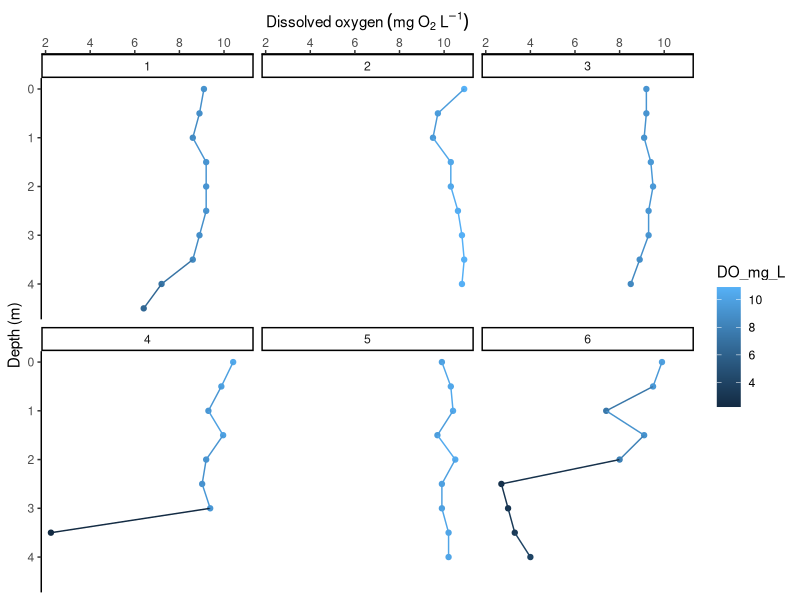
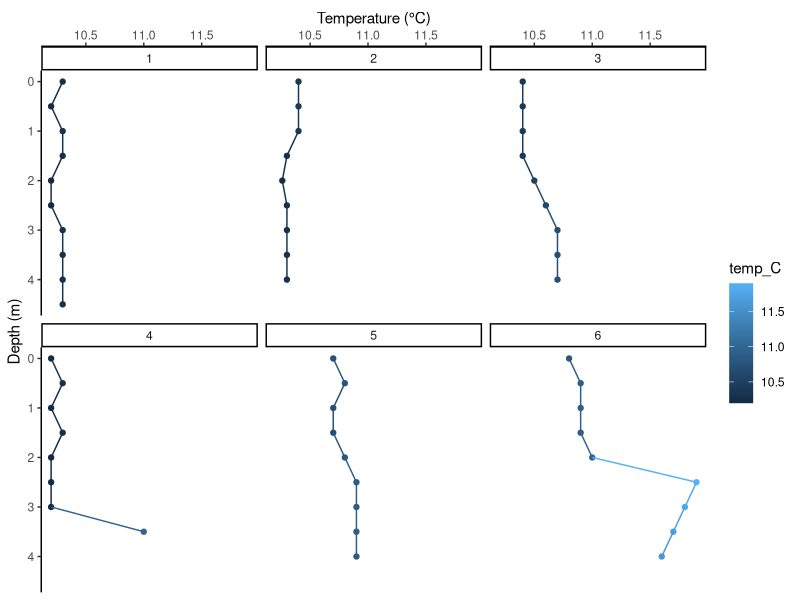
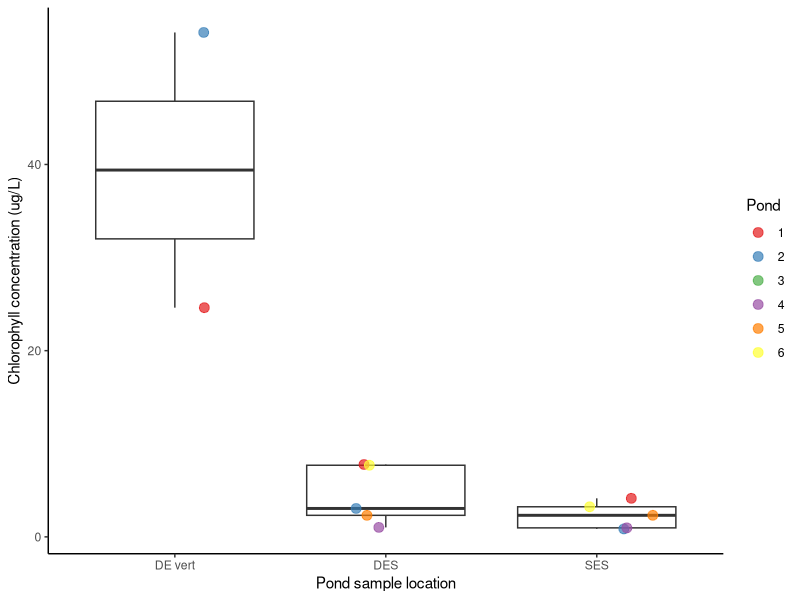
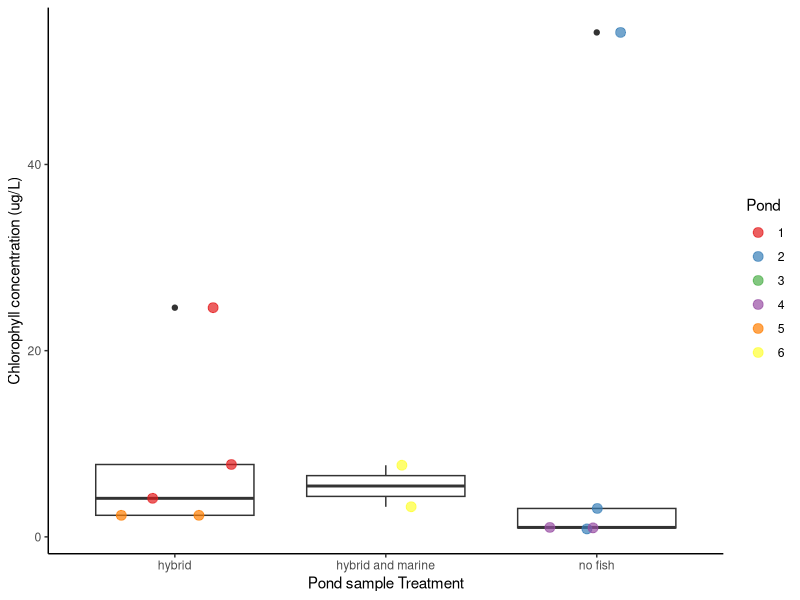
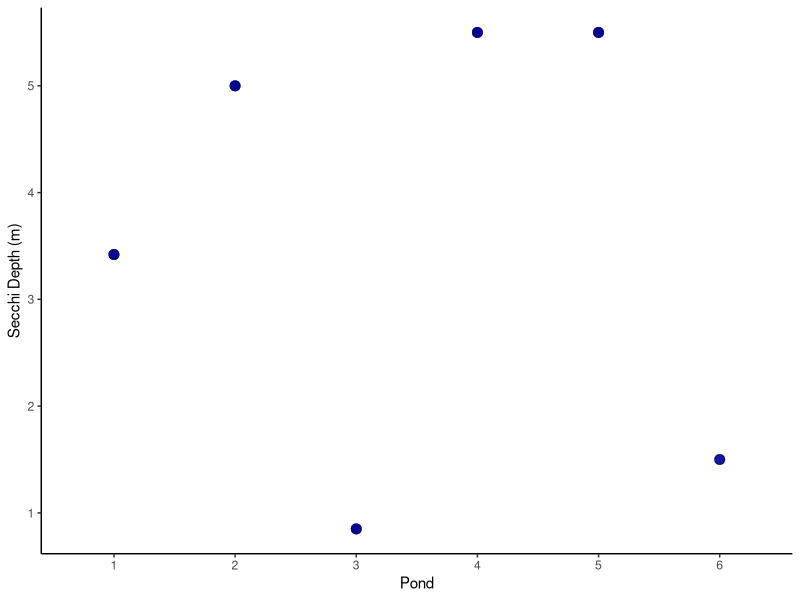
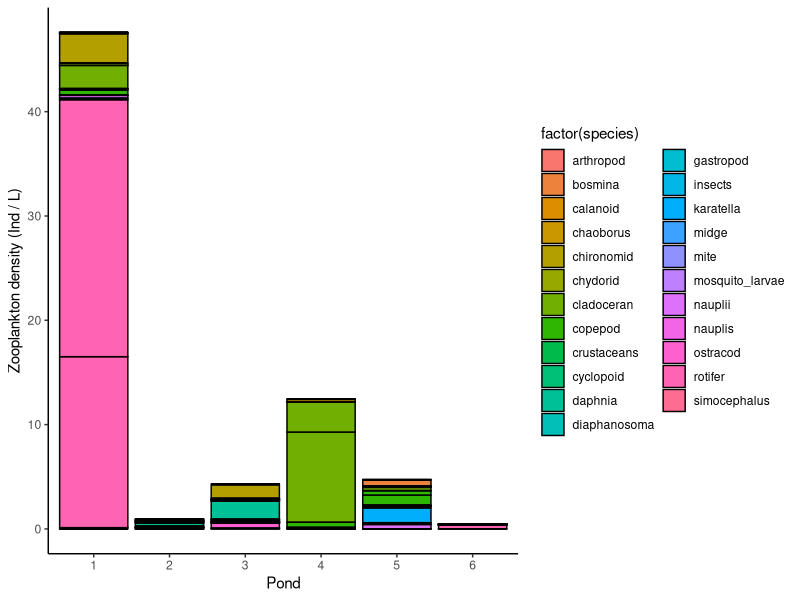
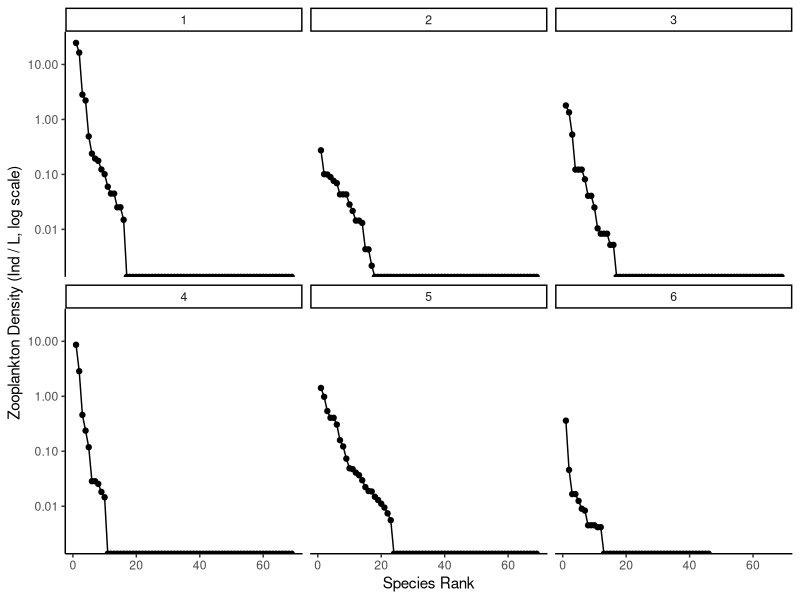
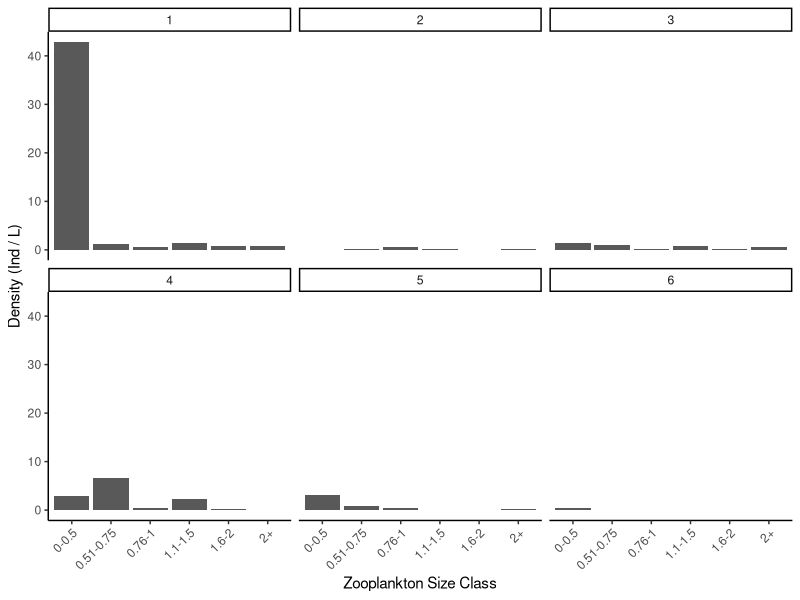

Generate these figures, in order, with R: (Note: this script raises an error after producing the figures.)
## ---- chunk 1
# load packages
#install.packages("vegan")
library(tidyverse)
library(ggplot2)
library(dplyr)
library(vegan)
## ---- chunk 2
# Set working directory
#setwd("~/Documents/BIOL402") <-- possibly different file path on your computer
## ---- chunk 3
profile_data <- read.csv("../data/402_Ponds_YSI_2025.csv") 
water_quality <- read.csv("../data/402_Ponds_water_quality_2025.csv")
zoop_size <- read.csv("../data/BIOL402_zoop_sizes.csv")
zoop_class <- read.csv("../data/BIOL402_zoop_class.csv") 
## ---- chunk 4
colnames(profile_data)
## ---- chunk 5
colnames(water_quality)
## ---- chunk 6
colnames(zoop_size)
## ---- chunk 7
colnames(zoop_class)
## ---- chunk 8
dissolved_o2_plot <- profile_data %>%
  ggplot(aes( x = depth_m, y = DO_mg_L,color=DO_mg_L)) +
  theme_classic() +
  geom_point() + 
  geom_line() +
  xlab("Depth (m)")+  ylab(expression(Dissolved~oxygen~(mg~O[2]~L^-1)))+ 
  scale_y_continuous(position = "right") +
  scale_x_reverse() + 
  coord_flip() + 
  facet_wrap(~pond)
dissolved_o2_plot
ggsave("Oxygen.jpg", dissolved_o2_plot)
## ---- chunk 9
temperature_profile <- profile_data %>%
  ggplot(aes( x = depth_m, y = temp_C,color= temp_C)) +
  theme_classic() +
  geom_point() + 
  geom_line() +
  labs(x = "Depth (m)",  y = "Temperature (°C)")+
  scale_y_continuous(position = "right") +
  scale_x_reverse() + 
  coord_flip() + 
  facet_wrap(~pond)

temperature_profile
## ---- chunk 10
water_quality_plot_bylocation <- water_quality %>%
  ggplot(aes(x = location, 
             y = chla.ug_L.sample.water)) + 
  geom_boxplot() + 
  geom_jitter(aes(color = factor(pond)),
              width = 0.3, size = 3, alpha = 0.7) +
  scale_color_brewer(palette = "Set1") + 
  theme_classic() + 
  xlab("Pond sample location") + 
  ylab("Chlorophyll concentration (ug/L)") +
  labs(color = "Pond")

water_quality_plot_bylocation



## ---- chunk 11
water_quality_plot_bytreatment <- water_quality %>%
  ggplot(aes(x = treatment, 
             y = chla.ug_L.sample.water)) + 
  geom_boxplot() + 
  geom_jitter(aes(color = factor(pond)),
              width = 0.3, size = 3, alpha = 0.7) +
  scale_color_brewer(palette = "Set1") + 
  theme_classic() + 
  xlab("Pond sample Treatment") + 
  ylab("Chlorophyll concentration (ug/L)") +
  labs(color = "Pond")

water_quality_plot_bytreatment

## ---- chunk 12
ggplot(water_quality, aes(x = factor(pond), y = secchi_depth_M)) +
  geom_point(size = 3, color = "darkblue", alpha = 0.7) +
  theme_classic() +
  xlab("Pond") +
  ylab("Secchi Depth (m)")


## ---- chunk 13

zoop_class_long <- zoop_class %>%
  pivot_longer(
    cols = copepod:mite,  # Specify the columns to pivot
    names_to = "species",            # New column for species names
    values_to = "count"              # New column for counts
  )

# View the reshaped dataframe
print(zoop_class_long)


## ---- chunk 14
zoop_class2 <- zoop_class_long %>%
  mutate(
    density_count_per_L = (count / processed_sample_mL) *
              total_sample_mL / tow_volume_L
  )

print(zoop_class2)
colnames(zoop_class2)

## ---- chunk 15
zoop_class_plot <- zoop_class2 %>%
  ggplot(aes(x = factor(pond),
             y = density_count_per_L,
             fill = factor(species))) +
  geom_bar(stat = "identity", color = "black") +
  theme_classic() +
  ylab("Zooplankton density (Ind / L)") +
  xlab("Pond")

zoop_class_plot

## ---- chunk 16
rank_df <- zoop_class2 %>%
  group_by(pond) %>%
  arrange(pond, desc(density_count_per_L)) %>%
  mutate(rank = row_number()) %>%
  ungroup()

ggplot(rank_df, aes(x = rank, y = density_count_per_L)) +
  geom_line() +
  geom_point() +
  scale_y_log10() +
  theme_classic() +
  labs(x = "Species Rank",
       y = "Zooplankton Density (Ind / L, log scale)") +
  facet_wrap(~ pond)

## ---- chunk 17
zoop_size_long <- zoop_size %>%
  pivot_longer(
    cols = starts_with("X"),          
    names_to = "size_class",
    values_to = "count"
  ) %>%
  mutate(size_class = case_when(
    size_class == "X.0.5"       ~ "0-0.5",
    size_class == "X0.51.0.75"  ~ "0.51-0.75",
    size_class == "X0.76.1"     ~ "0.76-1",
    size_class == "X1.1.1.5"    ~ "1.1-1.5",
    size_class == "X1.6.2"      ~ "1.6-2",
    size_class == "X.2.1"       ~ "2+",
    TRUE ~ size_class
  )) %>%
  
  mutate(size_class = factor(size_class, levels = c("0-0.5","0.51-0.75","0.76-1","1.1-1.5","1.6-2","2+"))) %>%
  
  mutate(density_count_per_L = (count / processed_sample_mL) * total_sample_mL / tow_volume_L)

print(zoop_size_long)
## ---- chunk 18

ggplot(zoop_size_long, aes(x = size_class, y = density_count_per_L)) +
  geom_bar(stat = "identity") +
  facet_wrap(~ pond) +
  theme_classic() +
  labs(x = "Zooplankton Size Class",
       y = "Density (Ind / L)",
       fill = "Size Class") +
  theme(axis.text.x = element_text(angle = 45, hjust = 1))


## ---- chunk 19
#COPIED FROM 2024 CLASS, WILL NEED WORK TO ADOPT FOR OUR DATA

# Now we can do some diversity analyses and plots using the "vegan" package in R


# To make the dataframe easier to work with, we can set the first column (pond_id) to be the name for each row and get rid of the column itself.
zoops2<-as.data.frame(zoops2)
rownames(zoops2) <- zoops2$pond_ID #making the first column of zoops2 ()

zoops_cleaned <- zoops_long %>%
  select(-tow_diameter_m, -tow_length_m, -NOTES) %>%  # Remove unnecessary columns
  filter(count > 0) %>%  # Optionally filter out counts that are zero
  pivot_wider(names_from = species, values_from = count, values_fill = list(count = 0))  # Create a community matrix

# Prepare the data for NMDS
community_matrix <- zoops_cleaned %>%
  select(-pond_ID, -treatment, -tow_location) %>%  # Exclude non-numeric columns
  as.matrix()  # Convert to matrix for vegan

# Run NMDS
nmds_result <- metaMDS(community_matrix, k = 2)

# Create a dataframe with NMDS scores
nmds_scores <- as.data.frame(scores(nmds_result)) %>%
  rownames_to_column(var = "sample") %>%
  left_join(zoops_cleaned %>% select(sample = row_number(), treatment), by = "sample")

# Plot NMDS with polygons for treatment
ggplot(nmds_scores, aes(x = NMDS1, y = NMDS2, color = treatment)) +
  geom_point(size = 3) +
  geom_polygon(aes(fill = treatment), alpha = 0.3, color = NA) +  # Add polygons
  theme_classic() +
  labs(title = "NMDS Plot with Treatment Polygons", x = "NMDS 1", y = "NMDS 2") +
  theme(legend.position = "right")

